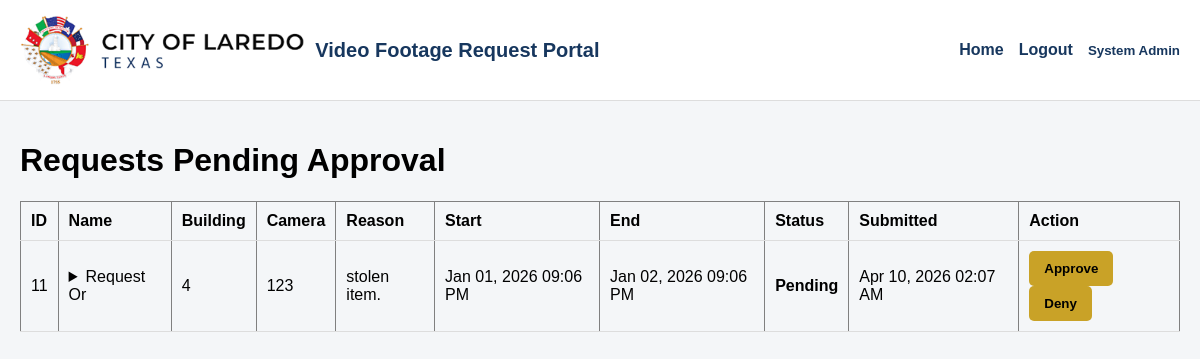
/director/dashboard (signed in), run on the app's committed database.
### tables this page shows
CREATE TABLE users (
  id INTEGER PRIMARY KEY AUTOINCREMENT,
  first_name TEXT NOT NULL,
  last_name  TEXT NOT NULL,
  email      TEXT NOT NULL UNIQUE,
  password_hash TEXT NOT NULL,
  role TEXT NOT NULL CHECK (role IN ('requestor','director','tech','admin')),
  department TEXT,
  is_active INTEGER NOT NULL DEFAULT 1,
  created_at TEXT NOT NULL DEFAULT (datetime('now')),
  updated_at TEXT NOT NULL DEFAULT (datetime('now'))
, employee_id TEXT, division TEXT, job_title TEXT);

CREATE TABLE footage_requests (
  id INTEGER PRIMARY KEY AUTOINCREMENT,
  requestor_id INTEGER NOT NULL,
  camera_location TEXT NOT NULL,
  start_time TEXT NOT NULL,
  end_time   TEXT NOT NULL,
  reason TEXT NOT NULL,
  status TEXT NOT NULL DEFAULT 'Pending'
    CHECK (status IN ('Pending','Approved','Denied','Completed')),
  director_id INTEGER,
  director_comment TEXT,
  decided_at TEXT,
  tech_id INTEGER,
  completed_at TEXT,
  footage_path TEXT,
  submitted_at TEXT NOT NULL DEFAULT (datetime('now')),
  updated_at TEXT NOT NULL DEFAULT (datetime('now')), division TEXT, job_title TEXT, building TEXT,
  FOREIGN KEY (requestor_id) REFERENCES users(id),
  FOREIGN KEY (director_id)  REFERENCES users(id),
  FOREIGN KEY (tech_id)      REFERENCES users(id)
);

### app.py (the view)
    @app.route("/director/dashboard")
    @login_required
    @role_required("director", "admin")
    def director_dashboard():
        db = get_db()
        rows = db.execute(
            """
            SELECT
                fr.id,
                fr.building,
                fr.division,
                fr.job_title,
                fr.camera_location,
                fr.reason,
                fr.start_time,
                fr.end_time,
                fr.status,
                fr.director_comment,
                fr.submitted_at,
                u.employee_id,
                u.first_name,
                u.last_name,
                u.email,
                u.department,
                u.division AS user_division,
                u.job_title AS user_job_title
            FROM footage_requests fr
            JOIN users u ON fr.requestor_id = u.id
            ORDER BY fr.submitted_at DESC
            """
        ).fetchall()
        return render_template("director_dashboard.html", requests=rows)

### auth.py (called while the page is built)
def login_required(view):
    @wraps(view)
    def wrapped(*args, **kwargs):
        if session.get("user_id") is None:
            return redirect(url_for("login"))
        return view(*args, **kwargs)
    return wrapped

def role_required(*roles):
    def decorator(view):
        @wraps(view)
        def wrapped(*args, **kwargs):
            if session.get("user_id") is None:
                return redirect(url_for("login"))
            if session.get("role") not in roles:
                flash("You do not have permission to access that page.", "error")
                log_action("ACCESS_DENIED")
                return redirect(url_for("dashboard"))
            return view(*args, **kwargs)
        return wrapped
    return decorator

### db.py (called while the page is built)
def get_db():
    if "db" not in g:
        g.db = sqlite3.connect(current_app.config["DATABASE"])
        g.db.row_factory = sqlite3.Row
        g.db.execute("PRAGMA foreign_keys = ON;")
    return g.db

### templates/director_dashboard.html (shortened to what this page needs)
{% extends "base.html" %}
{% block content %}
  <h1>Requests Pending Approval</h1>
  {% if requests %}
    <table border="1" cellpadding="6">
      <tr>
        <th>ID</th>
        <th>Name</th>
        <th>Building</th>
        <th>Camera</th>
        <th>Reason</th>
        <th>Start</th>
        <th>End</th>
        <th>Status</th>
        <th>Submitted</th>
        <th>Action</th>
      </tr>
      {% for r in requests %}
      <tr>
        <td>{{ r["id"] }}</td>
        <td>
  <details>
    <summary>{{ r["first_name"] }} {{ r["last_name"] }}</summary>
  </details>
</td>
        <td>{{ r["building"] }}</td>
        <td>{{ r["camera_location"] }}</td>
        <td>{{ r["reason"] }}</td>
        <td>{{ r["start_time"] | pretty_datetime }}</td>
        <td>{{ r["end_time"] | pretty_datetime }}</td>
        <td>
    {% if r["status"] == "Approved" %}
      <span style="font-weight:bold; color:green;">{{ r["status"] }}</span>
    {% elif r["status"] == "Denied" %}
      <span style="font-weight:bold; color:red;">{{ r["status"] }}</span>
    {% else %}
      <span style="font-weight:bold; color:black;">{{ r["status"] }}</span>
    {% endif %}
  </td>
        <td>{{ r["submitted_at"] | pretty_datetime }}</td>
        <td>
          {% if r["status"] == "Pending" %}
            <form method="post" action="{{ url_for('update_request_status', request_id=r['id']) }}" class="decision-form">
              <button type="button" onclick="handleDecision(this.form, 'approve')">
                Approve
              </button>
              <button type="button" onclick="handleDecision(this.form, 'decline')">
                Deny
              </button>
            </form>
          {% else %}
            <span>Reviewed</span>
            {% if r["director_comment"] %}
              <br>
              <small><strong>Comment:</strong> {{ r["director_comment"] }}</small>
            {% endif %}
          {% endif %}
        </td>
      </tr>
      {% endfor %}
    </table>
  {% else %}
    <p>No requests yet.</p>
  {% endif %}
{% endblock %}

### templates/base.html (shortened to what this page needs)
<!DOCTYPE html>
<html lang="en">
<head>
</head>
<body>
    <div class="header {% if request.endpoint == 'login' %}login-header{% endif %}">
        <div class="brand">
            <img src="{{ url_for('static', filename='img/laredo_logo.png') }}" alt="Laredo Logo">
            <span>Video Footage Request Portal</span>
        </div>
        {% if request.endpoint != 'login' %}
        <div class="nav">
            {% if current_user %}
                <a href="{{ url_for('home') }}">Home</a>
                <a href="{{ url_for('logout') }}">Logout</a>
                <div class="user-menu" id="userMenu">
                    <button type="button" class="user-toggle" onclick="toggleUserMenu()">
                        {{ current_user["first_name"] }} {{ current_user["last_name"] }}
                    </button>
                </div>
            {% else %}
                <a href="{{ url_for('login') }}">Login</a>
                <a href="{{ url_for('create_account') }}">Create Account</a>
            {% endif %}
        </div>
        {% endif %}
    </div>
    <div class="{% block container_class %}container{% endblock %}">
        {% block content %}{% endblock %}
    </div>
</body>
</html>

### templates/base.html (style rules this page uses)
body { margin: 0; font-family: Arial, sans-serif; background: #f4f6f8; }
.header { background: white; padding: 15px 20px; display: flex; align-items: center; border-bottom: 1px solid #ddd; }
.brand { font-weight: bold; color: #17375e; font-size: 20px; display: flex; align-items: center; gap: 10px; }
.brand img { height: 70px; width: auto; }
.nav { display: flex; align-items: center; gap: 15px; margin-left: auto; }
.nav a { text-decoration: none; color: #17375e; font-weight: bold; }
.container { padding: 20px; }
button { background: #c9a227; border: none; padding: 10px 15px; font-weight: bold; cursor: pointer; border-radius: 5px; }
table { width: 100%; border-collapse: collapse; }
th, td { padding: 10px; border-bottom: 1px solid #ddd; text-align: left; }
.user-menu { position: relative; display: inline-block; }
.user-toggle { display: flex; align-items: center; gap: 8px; background: none; border: none; cursor: pointer; font-weight: bold; color: #17375e; padding: 0; }

### data on the page
users: first_name "System", last_name "Admin"
footage_requests: id "11", first_name "Request", last_name "Or", building "4", camera_location "123", reason "stolen item.", start_time|pretty_datetime "Jan 01, 2026 09:06 PM", end_time|pretty_datetime "Jan 02, 2026 09:06 PM", status "Pending", submitted_at|pretty_datetime "Apr 10, 2026 02:07 AM"
